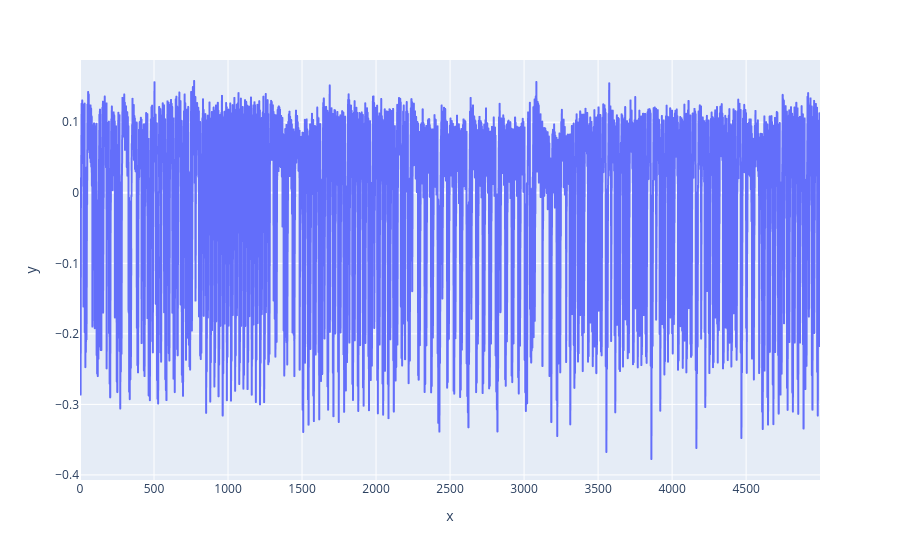

This figure's notebook cell:
### Markdown cell above
Next, let's pick a reference trace. First, let's plot the first trace. Some stuff to keep in mind:
* We want it to be fairly "unique" - we don't want something earlier or later on to also match easily.
* The maximum offset, and therefore shift, we can get is limited how close the reference is to the edges of the power trace.
* This isn't really a concern for this lab, but we don't want it to be unique per trace. For example, if your trigger was a bit earlier (think the UART lab), the transition between serial communication and AES is very distinct. It's a bad SAD location, however, since the serial part varies a lot between traces

for example:

![](img/Resync_traces_ref.png)

the reference in green would be a good spot to pick, while the reference in red would be a poor choice

There's a bit of a learning curve to this, so don't be afraid to come back and select a different reference trace if you find it's not working well when trying to resynchronize other traces.

### Code cell
data = {
    'x': list(range(len(proj.waves[0]))),
    'y': proj.waves[0]
}
data_frame = pd.DataFrame(data)
px.line(data_frame, x='x', y='y')

### Figure 1 — Plotly figure (JSON) as saved in the notebook; plotly's stock layout.template omitted (floating-point values rounded to 4 significant figures; data arrays with more than 128 entries replaced by an {"elided": "..."} marker saying what was removed)
{"data": [{"hovertemplate": "x=%{x}<br>y=%{y}<extra></extra>", "legendgroup": "", "line": {"color": "#636efa", "dash": "solid"}, "marker": {"symbol": "circle"}, "mode": "lines", "name": "", "showlegend": false, "type": "scattergl", "x": {"elided": "5000 int values"}, "xaxis": "x", "y": {"elided": "5000 float values"}, "yaxis": "y"}], "layout": {"legend": {"tracegroupgap": 0}, "margin": {"t": 60}, "xaxis": {"anchor": "y", "domain": [0, 1], "title": {"text": "x"}}, "yaxis": {"anchor": "x", "domain": [0, 1], "title": {"text": "y"}}}}
